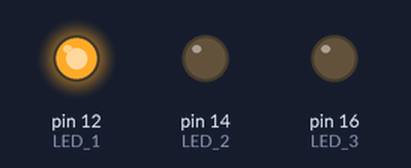
The sketch below on a simulated Arduino Uno, built with avr-gcc and run on an emulated ATmega328P. Shown: output pins drawn as LEDs (lit = HIGH).

Above: at 0.5 s.
At 2.2 s:
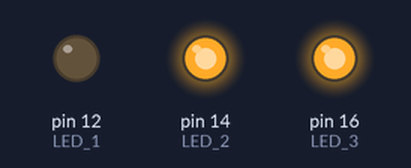
At 2.7 s:
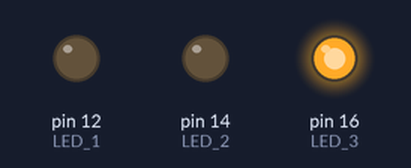
At 4.5 s:
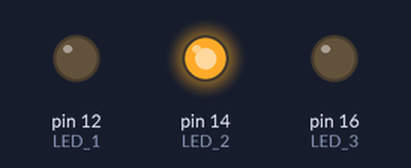
At 6.2 s:
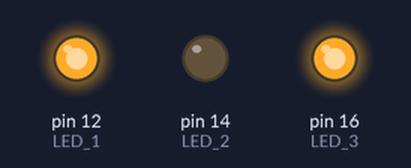
Timing chart, 0 to 6.9 s (numbered marks = the images above):
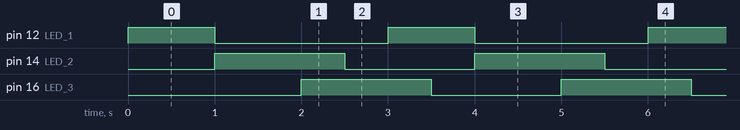

The sketch:

charlieplexing_sample.ino
```cpp
const int LED_1 = 12;
const int LED_2 = 14;
const int LED_3 = 16;

void setup() {
}

void loop() {

  pinMode(LED_1, OUTPUT);
  pinMode(LED_2, OUTPUT);
  pinMode(LED_3, INPUT);

  digitalWrite(LED_1, HIGH);
  digitalWrite(LED_2, LOW);
  delay(500);

  pinMode(LED_1, OUTPUT);
  pinMode(LED_2, INPUT);
  pinMode(LED_3, OUTPUT);

  digitalWrite(LED_1, HIGH);
  digitalWrite(LED_3, LOW);
 delay(500);

  pinMode(LED_1, OUTPUT);
  pinMode(LED_2, OUTPUT);
  pinMode(LED_3, INPUT);

  digitalWrite(LED_2, HIGH);
  digitalWrite(LED_1, LOW);
 delay(500);

  pinMode(LED_1, INPUT);
  pinMode(LED_2, OUTPUT);
  pinMode(LED_3, OUTPUT);

  digitalWrite(LED_2, HIGH);
  digitalWrite(LED_3, LOW);
 delay(500);

  pinMode(LED_1, OUTPUT);
  pinMode(LED_2, INPUT);
  pinMode(LED_3, OUTPUT);

  digitalWrite(LED_3, HIGH);
  digitalWrite(LED_1, LOW);
 delay(500);

  pinMode(LED_1, INPUT);
  pinMode(LED_2, OUTPUT);
  pinMode(LED_3, OUTPUT);

  digitalWrite(LED_3, HIGH);
  digitalWrite(LED_2, LOW);
 delay(500);

}
```

Measured:
- by itself, pin 12 (LED_1): alternates HIGH for 1.0 s and LOW for 2.0 s
- by itself, pin 14 (LED_2), pin 16 (LED_3): alternates HIGH for 1.5 s and LOW for 1.5 s
- by itself, everything shown: repeats every 3.0 s, in 6 steps
